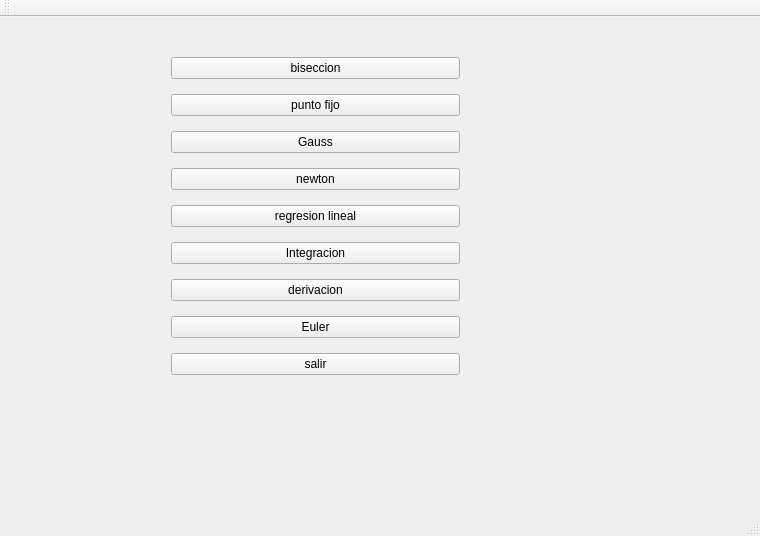
<?xml version="1.0" encoding="UTF-8"?>
<ui version="4.0">
 <class>Final</class>
 <widget class="QMainWindow" name="Final">
  <property name="geometry">
   <rect>
    <x>0</x>
    <y>0</y>
    <width>760</width>
    <height>536</height>
   </rect>
  </property>
  <property name="windowTitle">
   <string>Final</string>
  </property>
  <widget class="QWidget" name="centralWidget">
   <widget class="QWidget" name="">
    <property name="geometry">
     <rect>
      <x>160</x>
      <y>20</y>
      <width>311</width>
      <height>361</height>
     </rect>
    </property>
    <layout class="QVBoxLayout" name="verticalLayout">
     <item>
      <widget class="QPushButton" name="bisec">
       <property name="text">
        <string>biseccion</string>
       </property>
      </widget>
     </item>
     <item>
      <widget class="QPushButton" name="punt">
       <property name="text">
        <string>punto fijo</string>
       </property>
      </widget>
     </item>
     <item>
      <widget class="QPushButton" name="gaus">
       <property name="text">
        <string>Gauss</string>
       </property>
      </widget>
     </item>
     <item>
      <widget class="QPushButton" name="newt">
       <property name="text">
        <string>newton</string>
       </property>
      </widget>
     </item>
     <item>
      <widget class="QPushButton" name="regr">
       <property name="text">
        <string>regresion lineal</string>
       </property>
      </widget>
     </item>
     <item>
      <widget class="QPushButton" name="integra">
       <property name="text">
        <string>Integracion</string>
       </property>
      </widget>
     </item>
     <item>
      <widget class="QPushButton" name="deriva">
       <property name="text">
        <string>derivacion</string>
       </property>
      </widget>
     </item>
     <item>
      <widget class="QPushButton" name="eul">
       <property name="text">
        <string>Euler</string>
       </property>
      </widget>
     </item>
     <item>
      <widget class="QPushButton" name="sal">
       <property name="text">
        <string>salir</string>
       </property>
      </widget>
     </item>
    </layout>
   </widget>
  </widget>
  <widget class="QMenuBar" name="menuBar">
   <property name="geometry">
    <rect>
     <x>0</x>
     <y>0</y>
     <width>760</width>
     <height>21</height>
    </rect>
   </property>
  </widget>
  <widget class="QToolBar" name="mainToolBar">
   <attribute name="toolBarArea">
    <enum>TopToolBarArea</enum>
   </attribute>
   <attribute name="toolBarBreak">
    <bool>false</bool>
   </attribute>
  </widget>
  <widget class="QStatusBar" name="statusBar"/>
 </widget>
 <layoutdefault spacing="6" margin="11"/>
 <resources/>
 <connections>
  <connection>
   <sender>sal</sender>
   <signal>clicked()</signal>
   <receiver>Final</receiver>
   <slot>close()</slot>
   <hints>
    <hint type="sourcelabel">
     <x>288</x>
     <y>301</y>
    </hint>
    <hint type="destinationlabel">
     <x>472</x>
     <y>318</y>
    </hint>
   </hints>
  </connection>
 </connections>
</ui>
